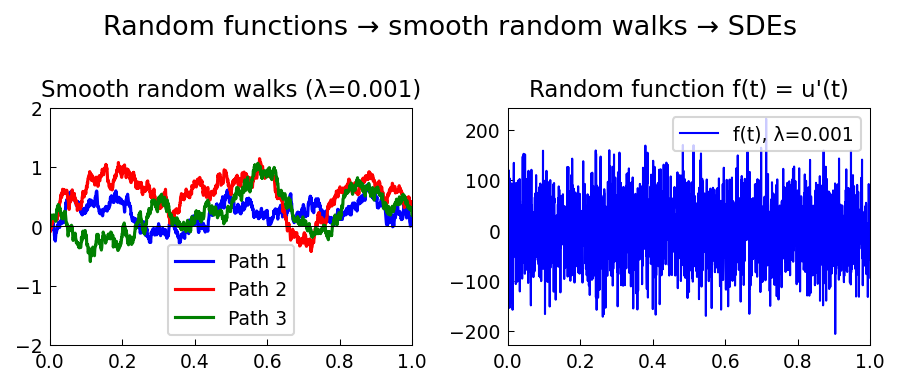

The Python source for this figure:
"""From random functions to SDEs.

Demonstrates smooth random functions and their relationship to SDEs,
following ode-random/Random2SDE.m by Trefethen & Haji-Ali (May 2017).

The key idea: randnfun(lambda) produces a band-limited random function
with minimal wavelength lambda. As lambda→0, we approach white noise
(Brownian motion). Integrating u' = f gives a "smooth random walk".

Original MATLAB: https://www.chebfun.org/examples/ode-random/Random2SDE.html
"""

import matplotlib
matplotlib.use("Agg")
import matplotlib.pyplot as plt
import numpy as np
import sys, os
sys.path.insert(0, os.path.join(os.path.dirname(__file__), '..', '..', 'src'))

import chebfunjax as cj
from chebfunjax.plotting import chebfun_style
chebfun_style()

def run():
    print("=" * 60)
    print("From random functions to SDEs")
    print("=" * 60)

    print("\nKey concept: smooth random function f(t) with wavelength λ")
    print("u' = f → u(t) = ∫₀ᵗ f(s)ds is a smooth random walk")
    print("As λ→0, this approaches Brownian motion (Wiener process)")

    domain = [0.0, 1.0]
    lam = 0.001  # small wavelength → near Brownian motion
    t_vals = np.linspace(0, 1, 2000)
    dt = t_vals[1] - t_vals[0]

    print(f"\nSmooth random walk with λ={lam}, 3 sample paths:")
    all_paths = []
    f_paths = []
    for i in range(3):
        f_fn = cj.randnfun(lam, domain=domain, seed=i, big=True)
        f_vals = f_fn(t_vals)
        # Cumulative integral: u(t) = ∫_0^t f(s) ds
        u_vals = np.cumsum(f_vals) * dt
        u_vals -= u_vals[0]  # start at 0
        all_paths.append(u_vals)
        f_paths.append(f_vals)
        print(f"  Path {i+1}: u(1) = {u_vals[-1]:.4f}, max|u| = {np.max(np.abs(u_vals)):.4f}")

    # Check: E[u(T)^2] ≈ T (variance of Brownian motion)
    # For lambda small with 'big' normalization, var ≈ T
    var_at_1 = np.mean([p[-1]**2 for p in all_paths])
    print(f"\n  Sample variance at T=1: {var_at_1:.4f} (expected ≈ 1 for normalized BM)")
    print(f"  (With only 3 samples, exact match not expected)")

    # White noise paradox: as lambda decreases, amplitude increases
    print(f"\nWhite noise paradox demonstration:")
    lambdas = [0.1, 0.01, 0.001]
    for lam_i in lambdas:
        f_i = cj.randnfun(lam_i, domain=domain, seed=42, big=True)
        f_vals_i = f_i(t_vals)
        amplitude = np.std(f_vals_i)
        print(f"  λ={lam_i}: std(f) ≈ {amplitude:.2f} (grows as λ→0)")

    # --- Plot ---
    _here = os.path.dirname(os.path.abspath(__file__))
    fig, axes = plt.subplots(1, 2)

    colors = ['blue', 'red', 'green']
    for i, u_vals in enumerate(all_paths):
        axes[0].plot(t_vals, u_vals, color=colors[i], linewidth=1.5,
                     label=f'Path {i+1}')
    axes[0].axhline(0, color='k', linestyle='-', linewidth=0.5)
    axes[0].set_title(f"Smooth random walks (λ={lam})", fontsize=11)
    axes[0].legend(fontsize=9)
    axes[0].set_ylim([-2, 2])

    # Show the random function itself (first path)
    axes[1].plot(t_vals, f_paths[0], 'b-', linewidth=1.0, label=f"f(t), λ={lam}")
    axes[1].set_title("Random function f(t) = u'(t)", fontsize=11)
    axes[1].legend(fontsize=9)

    fig.suptitle("Random functions → smooth random walks → SDEs", fontsize=13)
    fig.tight_layout()
    fig.savefig(os.path.join(_here, "random2sde.png"), dpi=150, bbox_inches="tight")
    plt.close(fig)

    print("\nAll checks passed.")
    return True

if __name__ == "__main__":
    run()
